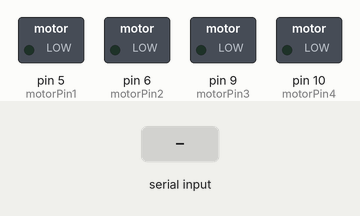
This sketch was run on a simulated Arduino Uno, built with avr-gcc and run on an emulated ATmega328P. Shown: switched loads named in the sketch (green lamp = pin HIGH). Inputs (shaded band) come from the test bench.

Above: at 1.2 s.
1.3 s: "F" received over the second serial link
At 1.6 s:
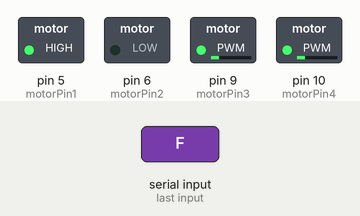
2.8 s: "B" received over the second serial link
At 4.0 s:
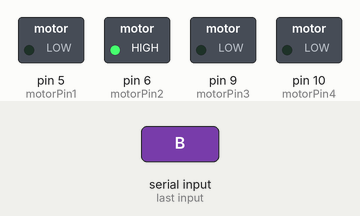
4.3 s: "B" received over the second serial link
At 5.1 s:
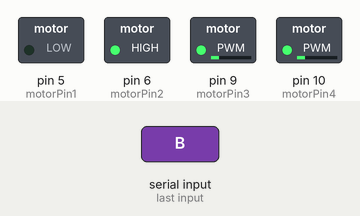
5.8 s: "F" received over the second serial link
At 6.3 s:
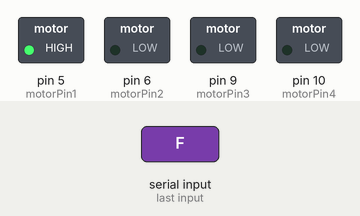
Timing chart, 0 to 8.3 s (numbered marks = the images above; inputs shaded):
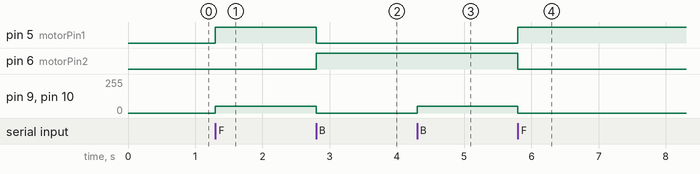

The sketch:

RC_Car.ino
```cpp
#include <SoftwareSerial.h>

SoftwareSerial BTserial(2, 3); // RX | TX
int motorPin1 = 5; // Arduino pin for motor direction control
int motorPin2 = 6; // Arduino pin for motor direction control
int motorPin3 = 9; // PWM pin for motor speed control
int motorPin4 = 10; // PWM pin for motor speed control
int maxSpeed = 3000; // Maximum speed in RPM
int speed = 0; // Initial speed

void setup() {
  BTserial.begin(9600); // Bluetooth serial communication speed
  pinMode(motorPin1, OUTPUT);
  pinMode(motorPin2, OUTPUT);
  pinMode(motorPin3, OUTPUT);
  pinMode(motorPin4, OUTPUT);
  analogWrite(motorPin3, 0);
  analogWrite(motorPin4, 0);
}

void loop() {
  if (BTserial.available()) {
    char command = BTserial.read();
    if (command == 'F') { // Forward
      digitalWrite(motorPin1, HIGH);
      digitalWrite(motorPin2, LOW);
      speed += 50;
      if (speed > maxSpeed) {
        speed = maxSpeed;
      }
    } else if (command == 'B') { // Backward
      digitalWrite(motorPin1, LOW);
      digitalWrite(motorPin2, HIGH);
      speed -= 50;
      if (speed < -maxSpeed) {
        speed = -maxSpeed;
      }
    } else if (command == 'S') { // Stop
      digitalWrite(motorPin1, LOW);
      digitalWrite(motorPin2, LOW);
      speed = 0;
    }
    analogWrite(motorPin3, abs(speed));
    analogWrite(motorPin4, abs(speed));
  }
}

/*This code uses the SoftwareSerial library to establish a Bluetooth serial communication between the Arduino Uno and a smartphone or other Bluetooth device.
 It controls the direction of the motor using digital output pins, and controls the speed using PWM output pins. The maxSpeed variable sets the maximum speed in RPM,
 and the speed variable keeps track of the current speed. The loop() function reads incoming Bluetooth commands and adjusts the motor speed and direction accordingly.
 The analogWrite() function sets the PWM duty cycle based on the absolute value of the speed variable. The if statements ensure that the speed variable does not exceed
 the maximum speed or go below the negative maximum speed. The commands used in this example are 'F' for forward, 'B' for backward, and 'S' for stop, but you can modify them to suit your needs.*/
```

Measured:
- after the input at 1.3 s, pin 5 (motorPin1): LOW → HIGH at once; pin 9 (motorPin3), pin 10 (motorPin4): 0/255 → 50/255 at once
- after the input at 2.8 s, pin 5 (motorPin1): HIGH → LOW at once; pin 6 (motorPin2): LOW → HIGH at once; pin 9 (motorPin3), pin 10 (motorPin4): 50/255 → 0/255 at once
- after the input at 4.3 s, pin 9 (motorPin3), pin 10 (motorPin4): 0/255 → 50/255 at once
- after the input at 5.8 s, pin 5 (motorPin1): LOW → HIGH at once; pin 6 (motorPin2): HIGH → LOW at once; pin 9 (motorPin3), pin 10 (motorPin4): 50/255 → 0/255 at once
